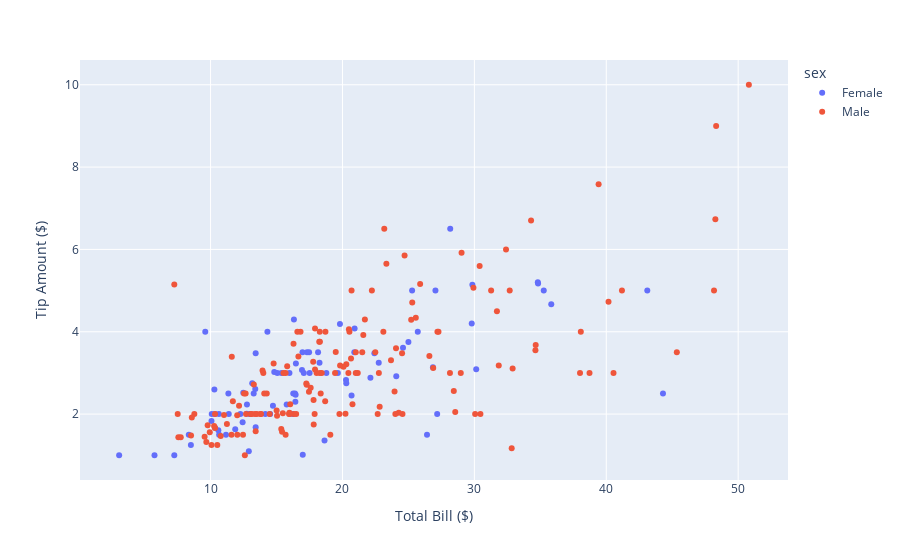

Source (notebook cell):
### Markdown cell above
---

**5. Інтерактивна діаграма розсіювання**

Створіть з допомогою бібліотек Plotly інтерактивний scatter plot для `total_bill` vs `tip` з кольором за статтю (`sex`).

### Code cell
import plotly.express as px
import plotly.graph_objects as go

fig_scatter = px.scatter(
    dataset, 
    x='total_bill', 
    y='tip', 
    color='sex', 
    labels={'total_bill':'Total Bill ($)', 'tip':'Tip Amount ($)'}
    )
fig_scatter.show();

### Figure 1 — Plotly figure (JSON) as saved in the notebook; plotly's stock layout.template omitted (floating-point values rounded to 4 significant figures; data arrays with more than 128 entries replaced by an {"elided": "..."} marker saying what was removed)
{"data": [{"hovertemplate": "sex=Female<br>Total Bill ($)=%{x}<br>Tip Amount ($)=%{y}<extra></extra>", "legendgroup": "Female", "marker": {"color": "#636efa", "symbol": "circle"}, "mode": "markers", "name": "Female", "orientation": "v", "showlegend": true, "type": "scatter", "x": [16.99, 24.59, 35.26, 14.83, 10.33, 16.97, 20.29, 15.77, 19.65, 15.06, 20.69, 16.93, 10.29, 34.81, 26.41, 16.45, 3.07, 17.07, 26.86, 25.28, 14.73, 10.07, 34.83, 5.75, 16.32, 22.75, 11.35, 15.38, 44.3, 22.42, 20.92, 14.31, 7.25, 25.71, 17.31, 10.65, 12.43, 24.08, 13.42, 12.48, 29.8, 14.52, 11.38, 20.27, 11.17, 12.26, 18.26, 8.51, 10.33, 14.15, 13.16, 17.47, 27.05, 16.43, 8.35, 18.64, 11.87, 29.85, 25, 13.39, 16.21, 17.51, 10.59, 10.63, 9.6, 20.9, 18.15, 19.81, 43.11, 13, 12.74, 13, 16.4, 16.47, 12.76, 13.27, 28.17, 12.9, 30.14, 13.42, 15.98, 16.27, 10.09, 22.12, 35.83, 27.18, 18.78], "xaxis": "x", "y": [1.01, 3.61, 5, 3.02, 1.67, 3.5, 2.75, 2.23, 3, 3, 2.45, 3.07, 2.6, 5.2, 1.5, 2.47, 1, 3, 3.14, 5, 2.2, 1.83, 5.17, 1, 4.3, 3.25, 2.5, 3, 2.5, 3.48, 4.08, 4, 1, 4, 3.5, 1.5, 1.8, 2.92, 1.68, 2.52, 4.2, 2, 2, 2.83, 1.5, 2, 3.25, 1.25, 2, 2, 2.75, 3.5, 5, 2.3, 1.5, 1.36, 1.63, 5.14, 3.75, 2.61, 2, 3, 1.61, 2, 4, 3.5, 3.5, 4.19, 5, 2, 2.01, 2, 2.5, 3.23, 2.23, 2.5, 6.5, 1.1, 3.09, 3.48, 3, 2.5, 2, 2.88, 4.67, 2, 3], "yaxis": "y"}, {"hovertemplate": "sex=Male<br>Total Bill ($)=%{x}<br>Tip Amount ($)=%{y}<extra></extra>", "legendgroup": "Male", "marker": {"color": "#EF553B", "symbol": "circle"}, "mode": "markers", "name": "Male", "orientation": "v", "showlegend": true, "type": "scatter", "x": {"elided": "157 float values"}, "xaxis": "x", "y": {"elided": "157 float values"}, "yaxis": "y"}], "layout": {"legend": {"title": {"text": "sex"}, "tracegroupgap": 0}, "margin": {"t": 60}, "xaxis": {"anchor": "y", "domain": [0, 1], "title": {"text": "Total Bill ($)"}}, "yaxis": {"anchor": "x", "domain": [0, 1], "title": {"text": "Tip Amount ($)"}}}}
